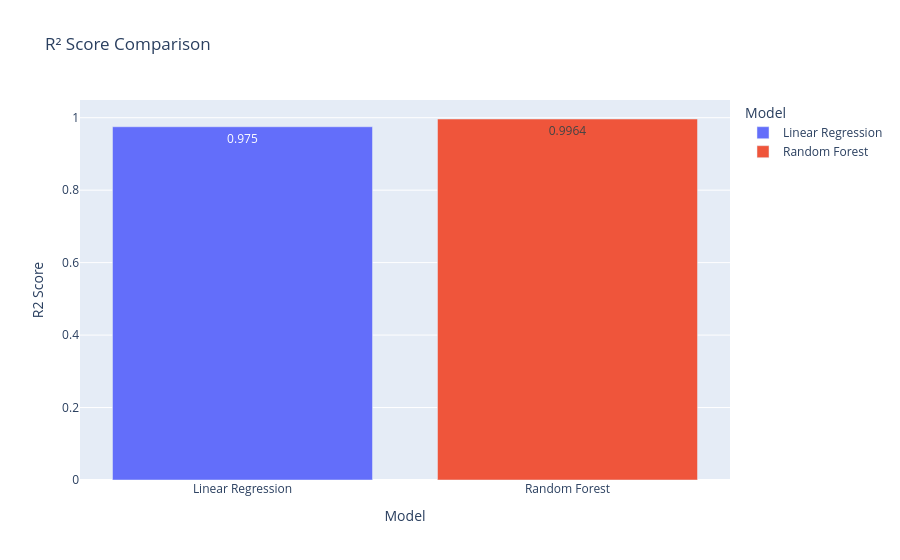

The code cell stored with this chart in its notebook:
### Code cell
fig = px.bar(
    comparison,
    x="Model",
    y="R2 Score",
    color="Model",
    text_auto=True,
    title="R² Score Comparison"
)

fig.show()

### Figure 1 — Plotly figure (JSON) as saved in the notebook; plotly's stock layout.template omitted (floating-point values rounded to 4 significant figures)
{"data": [{"hovertemplate": "Model=%{x}<br>R2 Score=%{y}<extra></extra>", "legendgroup": "Linear Regression", "marker": {"color": "#636efa", "pattern": {"shape": ""}}, "name": "Linear Regression", "orientation": "v", "showlegend": true, "textposition": "auto", "texttemplate": "%{y}", "type": "bar", "x": ["Linear Regression"], "xaxis": "x", "y": [0.975], "yaxis": "y"}, {"hovertemplate": "Model=%{x}<br>R2 Score=%{y}<extra></extra>", "legendgroup": "Random Forest", "marker": {"color": "#EF553B", "pattern": {"shape": ""}}, "name": "Random Forest", "orientation": "v", "showlegend": true, "textposition": "auto", "texttemplate": "%{y}", "type": "bar", "x": ["Random Forest"], "xaxis": "x", "y": [0.9964], "yaxis": "y"}], "layout": {"barmode": "relative", "legend": {"title": {"text": "Model"}, "tracegroupgap": 0}, "title": {"text": "R² Score Comparison"}, "xaxis": {"anchor": "y", "categoryarray": ["Linear Regression", "Random Forest"], "categoryorder": "array", "domain": [0, 1], "title": {"text": "Model"}}, "yaxis": {"anchor": "x", "domain": [0, 1], "title": {"text": "R2 Score"}}}}
